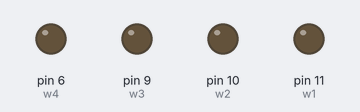
Simulated run of this sketch. Board: Arduino Uno, built with avr-gcc and run on an emulated ATmega328P. Shown: output pins drawn as LEDs (lit = HIGH).

Above: at 0.05 s.
At 0.45 s:
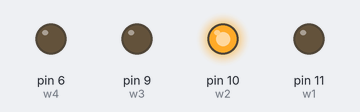
At 0.95 s:
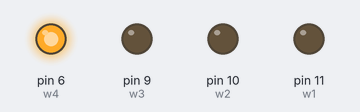
At 1.4 s:
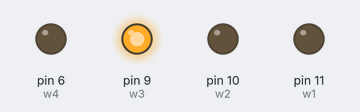
At 1.9 s:
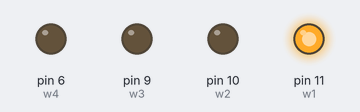
Timing chart, 0 to 4.5 s (numbered marks = the images above):
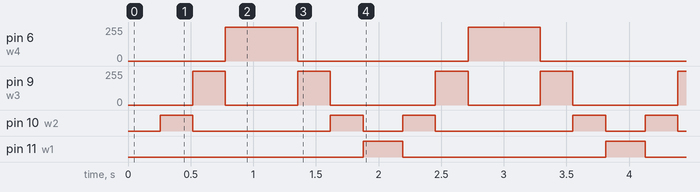

The sketch:

W_4_Line.ino
```cpp
const int w1 = 11;
const int w2 = 10;
const int w3 = 9;
const int w4 = 6;
int i;


void setup() {
 // put your setup code here, to run once:
 // pinMode(w1, OUTPUT);

}

void loop() {
  // put your main code here, to run repeatedly:
  for (int i = 0; i<= 255; i+= 5){
    analogWrite(w1, 255 - i);
    analogWrite(w2, i);
  delay(5);
  }

  for (int i = 0; i<= 255; i+= 5){
  analogWrite(w2, 255 - i);
  analogWrite(w3, i);
  delay(5);
 }

  for (int i = 0; i<= 255; i+= 5){
  analogWrite(w3, 255 - i);
  analogWrite(w4, i);
  delay(5);
 }

  for (int i = 0; i<= 255; i+= 25){
  analogWrite(w4, 255 - i);
  delay(5);
 }

 for (int i = 0; i<= 255; i+= 5){
  analogWrite(w4, i);
  delay(5);
 }

 for (int i = 0; i<= 255; i+= 5){
  analogWrite(w4, 255 - i);
  analogWrite(w3, i);
  delay(5);
 }

 for (int i = 0; i<= 255; i+= 5){
  analogWrite(w3, 255 - i);
  analogWrite(w2, i);
  delay(5);
 }

 for (int i = 0; i<= 255; i+= 5){
  analogWrite(w2, 255 - i);
  analogWrite(w1, i);
  delay(5);
 }

 for (int i = 0; i<= 255; i+= 25){
  analogWrite(w1, 255 - i);
  delay(5);
 }


}
```

Measured:
- by itself, pin 6 (w4): alternates 255/255 for 0.58 s and 0/255 for 1.4 s
- by itself, pin 9 (w3): repeats every 1.9 s: 0/255 0.58 s, 255/255 0.26 s, 0/255 0.84 s, 255/255 0.26 s
- by itself, pin 10 (w2): repeats every 1.9 s: LOW 1.1 s, HIGH 0.26 s, LOW 0.32 s, HIGH 0.26 s
- by itself, pin 11 (w1): alternates HIGH for 0.32 s and LOW for 1.6 s
